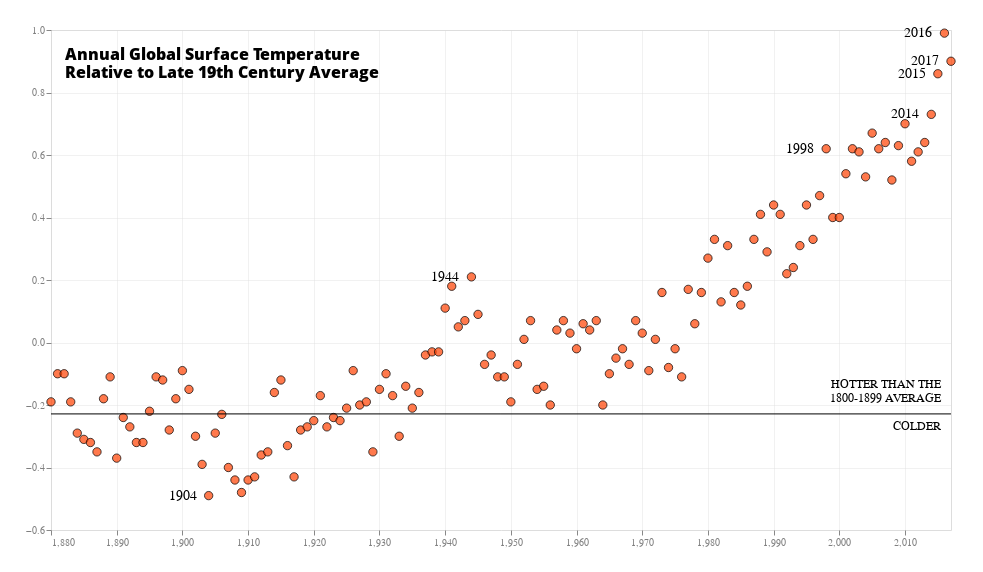

The notebook cell saved with this chart:
### Code cell
chart = alt.Chart(df).mark_point(filled = True,
                         size = 70,
                         color='#ff4000',
                         stroke='black',
                         
                        ).encode(
    strokeWidth=alt.StrokeWidthValue(1),
    x = alt.X(field='Year', type = 'quantitative',  title=None,
              axis = alt.Axis(
              tickCount=14
              ),
              scale = alt.Scale(
                  domain=[1880, 2017],
              )),
    y = alt.Y(field = 'J-D', type = 'quantitative', title=None,
             axis=alt.Axis(
                  tickMinStep=0.2,
             tickCount=8)),
).properties(width = 900,
            height = 500,
            title = ["Annual Global Surface Temperature","Relative to Late 19th Century Average"])

chart_selection = alt.Chart(df_selection).mark_point(
                        filled = True,
                         size = 0,
                         color='black',
                        ).encode(
    x = alt.X(field='Year', type = 'quantitative',  title=None,
              axis = alt.Axis(
              tickCount=14
              ),
              scale = alt.Scale(
                  domain=[1880, 2017],
              )),
    y = alt.Y(field = 'J-D', type = 'quantitative', title=None,
             axis=alt.Axis(
                  tickMinStep=0.2,
             tickCount=8))
)

years = chart_selection.mark_text(align="left", dx=-40, fontSize = 14).encode(
    text="Year:O")

line = alt.Chart(pd.DataFrame({'y': [df_avg]})).mark_rule().encode(y='y')

text2 = line.mark_text(
    text=['HOTTER THAN THE', '1800-1899 AVERAGE', ' ','COLDER'],
    fontSize = 12,
    dx=440,
    dy=-30,
    align='right'
).encode(
    y='y'
)

layer = alt.layer(
    chart,
    chart_selection,
    years,
    line,
    text2,
    width = 900,
    height = 500, 
    padding = 25,
).configure_axis(grid = True, gridOpacity = 0.4, domain = False, labelOpacity=0.5).configure_title(
    fontSize=16,
    fontWeight=900,
    align='left',
    anchor='start',
    font='Open Sans',
    dx=40,
    dy=60
).resolve_scale(y='shared'
)

layer

### Figure 1 — Vega-Lite specification as saved in the notebook (floating-point values rounded to 4 significant figures; data arrays with more than 128 entries replaced by an {"elided": "..."} marker saying what was removed)
{"config": {"view": {"continuousWidth": 400, "continuousHeight": 300}, "axis": {"domain": false, "grid": true, "gridOpacity": 0.4, "labelOpacity": 0.5}, "title": {"align": "left", "anchor": "start", "dx": 40, "dy": 60, "font": "Open Sans", "fontSize": 16, "fontWeight": 900}}, "layer": [{"data": {"name": "data-5cba552e0fd77e6cbafb6fd4c5c45f10"}, "mark": {"type": "point", "color": "#ff4000", "filled": true, "size": 70, "stroke": "black"}, "encoding": {"strokeWidth": {"value": 1}, "x": {"type": "quantitative", "axis": {"tickCount": 14}, "field": "Year", "scale": {"domain": [1880, 2017]}, "title": null}, "y": {"type": "quantitative", "axis": {"tickCount": 8, "tickMinStep": 0.2}, "field": "J-D", "title": null}}, "height": 500, "title": ["Annual Global Surface Temperature", "Relative to Late 19th Century Average"], "width": 900}, {"data": {"name": "data-04985d29f3b65af2f0db135f578ab5f5"}, "mark": {"type": "point", "color": "black", "filled": true, "size": 0}, "encoding": {"x": {"type": "quantitative", "axis": {"tickCount": 14}, "field": "Year", "scale": {"domain": [1880, 2017]}, "title": null}, "y": {"type": "quantitative", "axis": {"tickCount": 8, "tickMinStep": 0.2}, "field": "J-D", "title": null}}}, {"data": {"name": "data-04985d29f3b65af2f0db135f578ab5f5"}, "mark": {"type": "text", "align": "left", "dx": -40, "fontSize": 14}, "encoding": {"text": {"type": "ordinal", "field": "Year"}, "x": {"type": "quantitative", "axis": {"tickCount": 14}, "field": "Year", "scale": {"domain": [1880, 2017]}, "title": null}, "y": {"type": "quantitative", "axis": {"tickCount": 8, "tickMinStep": 0.2}, "field": "J-D", "title": null}}}, {"data": {"name": "data-7a308401a6c4dd4e370c4729ef7bbfe2"}, "mark": "rule", "encoding": {"y": {"type": "quantitative", "field": "y"}}}, {"data": {"name": "data-7a308401a6c4dd4e370c4729ef7bbfe2"}, "mark": {"type": "text", "align": "right", "dx": 440, "dy": -30, "fontSize": 12, "text": ["HOTTER THAN THE", "1800-1899 AVERAGE", " ", "COLDER"]}, "encoding": {"y": {"type": "quantitative", "field": "y"}}}], "height": 500, "padding": 25, "resolve": {"scale": {"y": "shared"}}, "width": 900, "$schema": "https://vega.github.io/schema/vega-lite/v4.8.1.json", "datasets": {"data-5cba552e0fd77e6cbafb6fd4c5c45f10": {"elided": "138 records"}, "data-04985d29f3b65af2f0db135f578ab5f5": [{"Year": 1904, "J-D": -0.49}, {"Year": 1944, "J-D": 0.21}, {"Year": 1998, "J-D": 0.62}, {"Year": 2014, "J-D": 0.73}, {"Year": 2015, "J-D": 0.86}, {"Year": 2016, "J-D": 0.99}, {"Year": 2017, "J-D": 0.9}], "data-7a308401a6c4dd4e370c4729ef7bbfe2": [{"y": -0.2285}]}}
